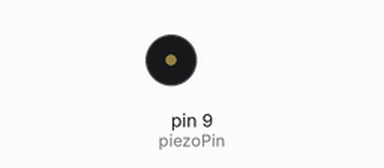
Simulated run of this sketch. Board: Arduino Uno, built with avr-gcc and run on an emulated ATmega328P. Parts: buzzer (waves = sounding).

Above: at 0.6 s.
Timing chart, 0 to 3.0 s (numbered marks = the images above):
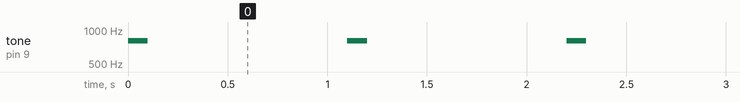

The sketch:

piezo.ino
```cpp
const int piezoPin = 9;

void setup() {
  pinMode(piezoPin, OUTPUT);
}

void loop() {
  tone(piezoPin, 800 );
  delay(100);
  noTone(piezoPin);
  delay(1000);
}
```

Measured:
- by itself, tone on pin 9 (piezoPin): alternates 800 Hz for 0.10 s and silent for 1.0 s
